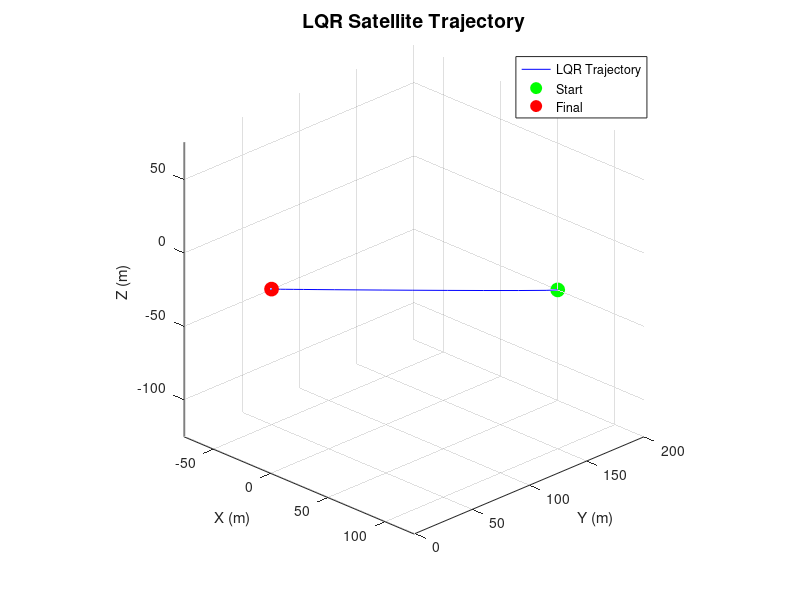
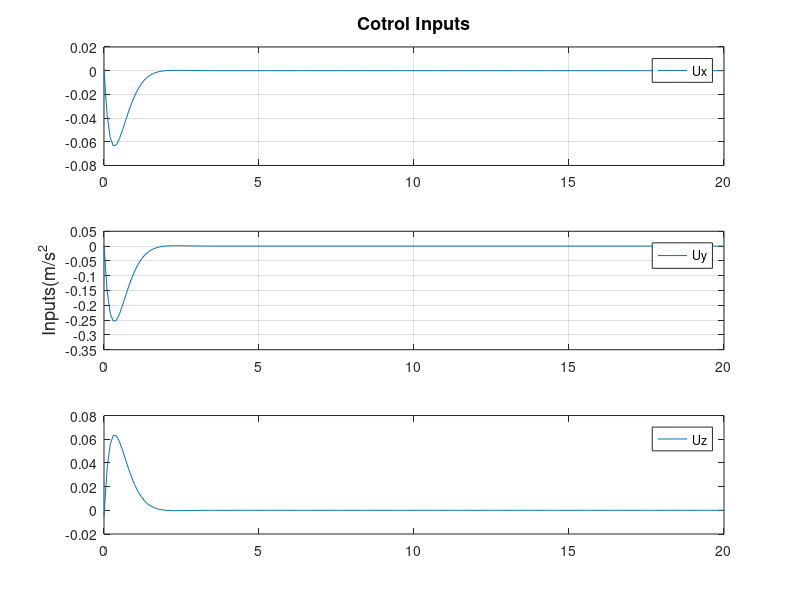

Write MATLAB code to recreate these figures, in order. (Note: this script raises an error after producing the figures.)
clc; clear all;

%저궤도 상황이라고 가정
mu = 398600;
R = 6300;
r = 400;
a = R+r;
n = sqrt(mu/a^3);
x0 = [50; 200; -50; 1; 3; -5]/1000;
xf = [0; 0; 0; 0; 0; 0];

A = [0, 0, 0, 1, 0, 0;
    0, 0, 0, 0, 1, 0;
    0, 0, 0, 0, 0, 1;
    3*n^2, 0, 0, 0, 2*n, 0;
    0, 0, 0, -2*n, 0, 0;
    0, 0, -n^2, 0, 0, 0];

B = [0, 0, 0;
    0, 0, 0;
    0, 0, 0;
    1, 0, 0;
    0, 1, 0;
    0, 0, 1];

Q = diag([10, 10, 10, 1, 1, 1]); % 위치 오차에 더 큰 가중치 부여
R = diag([0.1, 0.1, 0.1]);       % 제어 입력 가중치

k = lqr(A, B, Q, R);

A_cal = (A-B*k);

dt = 0.1;
t_final = 20;
tspan = 0:dt:t_final;

[t ,x] = ode45(@(t,x) A_cal*x, tspan, x0);

figure; 
plot3(x(:,1)*1000, x(:,2)*1000, x(:,3)*1000, 'b-');
hold on;
grid on; 
axis equal;
plot3(x0(1)*1000, x0(2)*1000, x0(3)*1000, 'go', 'MarkerFaceColor', 'g', 'MarkerSize', 10);
plot3(xf(1)*1000, xf(2)*1000, xf(3)*1000, 'ro', 'MarkerFaceColor', 'r', 'MarkerSize', 10);

title('LQR Satellite Trajectory', 'FontSize', 14);
xlabel('X (m)');
ylabel('Y (m)');
zlabel('Z (m)');
legend('LQR Trajectory', 'Start', 'Final', 'Location', 'northeast');
view(45, 25); 

figure;
subplot(3,1,1);
plot(t, x(1:end ,4));
title('Cotrol Inputs','FontSize',13);
legend("Ux");
grid on;

subplot(3,1,2);
plot(t, x(1:end,5));
legend("Uy");
ylabel("Inputs(m/s^2", "FontSize",13)
grid on;

subplot(3,1,3);
plot(t, x(1:end,6));
legend("Uz");
xlabel("Time(s)", FontSize=13)
grid on;

